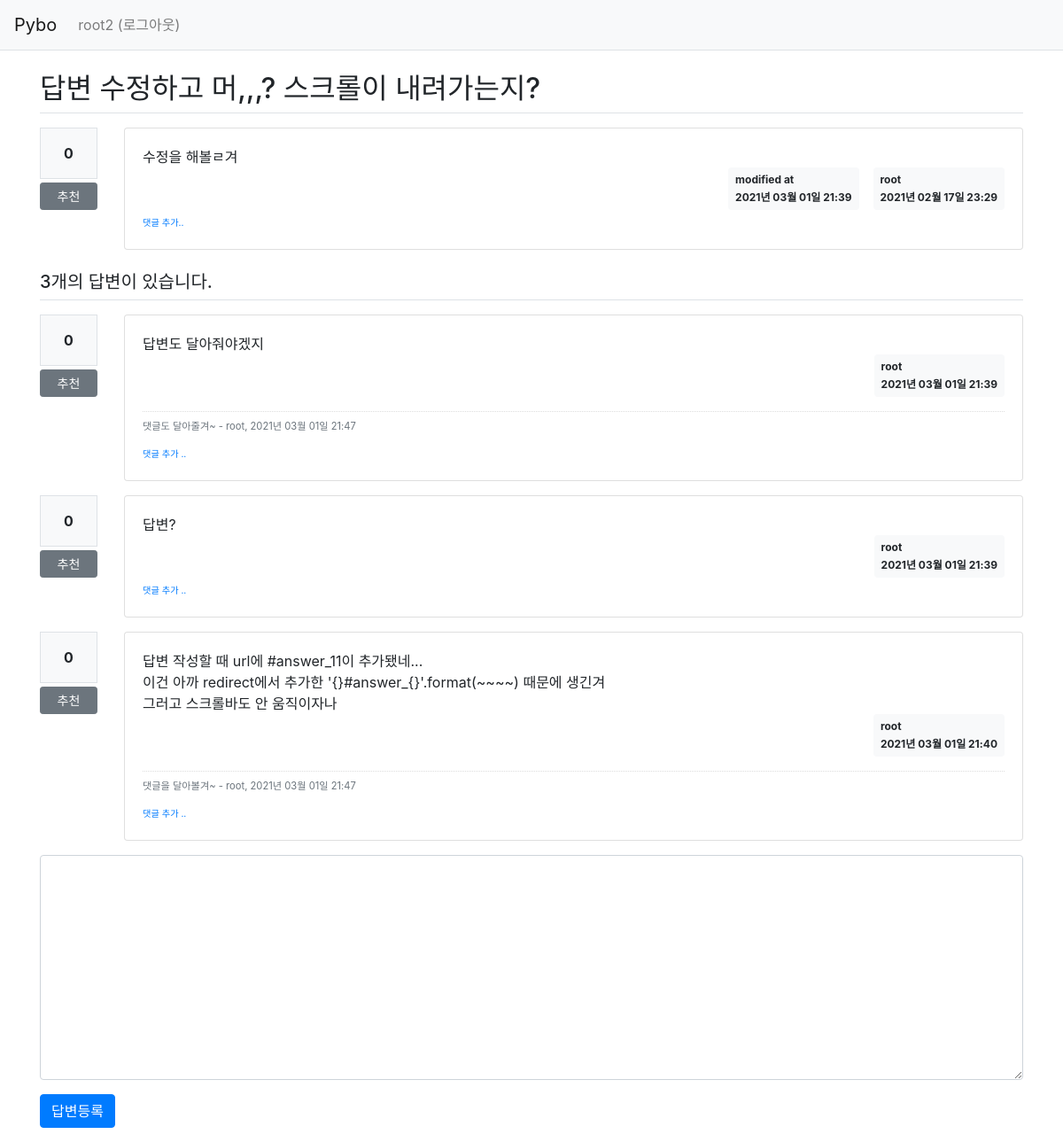
/question/detail/279/ (signed in), run on the app's committed database.
### pybo/models.py (models this page shows)
class User(db.Model):
    id = db.Column(db.Integer, primary_key=True)    # 자동으로 증가하는 user 모델의 기본 키
    username = db.Column(db.String(150), unique=True, nullable=False)
    password = db.Column(db.String(200), nullable=False)
    email = db.Column(db.String(120), unique=True, nullable=False)

class Question(db.Model):   # 모든 모델의 기본 클래스인 db.Model 상속받음.
    id = db.Column(db.Integer, primary_key=True)
    subject = db.Column(db.String(200), nullable=False)
    content = db.Column(db.Text(), nullable=False)
    create_date = db.Column(db.DateTime(), nullable=False)
    modify_date = db.Column(db.DateTime(), nullable=True)
    voter = db.relationship('User', secondary=question_voter, backref=db.backref('question_voter_set'))
    user_id = db.Column(db.Integer, db.ForeignKey('user.id', ondelete='CASCADE'), nullable=False)
    user = db.relationship('User', backref=db.backref('question_set'))

class Answer(db.Model):
    id = db.Column(db.Integer, primary_key = True)
    question_id = db.Column(db.Integer, db.ForeignKey('question.id', ondelete='CASCADE'))
    question = db.relationship('Question', backref = db.backref('answer_set'))
    content = db.Column(db.Text(), nullable=False)
    create_date = db.Column(db.DateTime(), nullable=False)
    modify_date = db.Column(db.DateTime(), nullable=True)
    voter = db.relationship('User', secondary=answer_voter, backref=db.backref('answer_voter_set'))
    user_id = db.Column(db.Integer, db.ForeignKey('user.id', ondelete='CASCADE'), nullable=False)
    user = db.relationship('User', backref=db.backref('answer_set'))

class Comment(db.Model):
    id = db.Column(db.Integer, primary_key=True)
    user_id = db.Column(db.Integer, db.ForeignKey('user.id', ondelete='CASCADE'), nullable=False)
    user = db.relationship('User', backref=db.backref('comment_set'))
    content = db.Column(db.Text(), nullable=False)
    create_date = db.Column(db.DateTime(), nullable=False)
    modify_date = db.Column(db.DateTime())
    question_id = db.Column(db.Integer, db.ForeignKey('question.id', ondelete='CASCADE'), nullable=True)
    question = db.relationship('Question', backref=db.backref('comment_set'))
    answer_id = db.Column(db.Integer, db.ForeignKey('answer.id', ondelete='CASCADE'), nullable=True)
    answer = db.relationship('Answer', backref=db.backref('comment_set'))

### pybo/views/question_views.py (the view)
@bp.route('/detail/<int:question_id>/')
def detail(question_id):
    form = AnswerForm()
    question = Question.query.get_or_404(question_id)
    return render_template('question/question_detail.html', question=question, form=form)

### pybo/forms.py
class AnswerForm(FlaskForm):
    content = TextAreaField('내용', validators=[DataRequired('내용은 필수입력 항목입니다.')])

### pybo/filter.py (called while the page is built)
def format_datetime(value, fmt='%Y년 %m월 %d일 %H:%M'):
    return value.strftime(fmt)

### pybo/views/auth_views.py (called while the page is built)
@bp.before_app_request
def load_logged_in_user():
    user_id = session.get('user_id')
    if user_id is None:
        g.user = None
    else:
        g.user = User.query.get(user_id)

### pybo/templates/question/question_detail.html (shortened to what this page needs)
{% extends 'base.html' %}
{% block content %}
<div class="container my-3">
    <h2 class="border-bottom py-2">{{ question.subject }}</h2>
    <div class="row my-3">
        <div class="col-1">
            <div class="bg-light text-center p-3 border font-weight-bolder mb-1">{{ question.voter|length }}</div>
            <a href="#" data-uri="{{ url_for('vote.question', question_id=question.id) }}"
                class="recommend btn btn-sm btn-secondary btn-block my-1">추천</a>
        </div>
        <div class="col-11">
            <div class="card">
                <div class="card-body">
                    <div class="card-text" style="white-space: pre-line;">{{ question.content }}</div>
                    <div class="d-flex justify-content-end">
                        {% if question.modify_date %}
                        <div class="badge badge-light p-2 text-left mx-3">
                            <div class="mb-2">modified at</div>
                            <div>{{ question.modify_date|datetime }}</div>
                        </div>
                        {% endif %}
                        <div class="badge badge-light p-2 text-left">
                            <div class="mb-2">{{ question.user.username }}</div>
                            <div>{{ question.create_date | datetime }}</div>
                        </div>
                    </div>
                    <div>
                        <a href="{{ url_for('comment.create_question', question_id=question.id) }}"
                            class="small"><small>댓글
                                추가..</small></a>
                    </div>
                </div>
            </div>
        </div>
    </div>
    <h5 class="border-bottom my-3 py-2">{{ question.answer_set|length }}개의 답변이 있습니다.</h5>
    {% for answer in question.answer_set %}
    <div class="row my-3">
        <div class="col-1">
            <div class="bg-light text-center p-3 border font-weight-bolder mb-1">{{ answer.voter|length }}</div>
            <a href="#" data-uri="{{ url_for('vote.answer', answer_id=answer.id) }}"
                class="recommend btn btn-sm btn-secondary btn-block my-1">추천</a>
        </div>
        <div class="col-11">
            <div class="card">
                <div class="card-body">
                    <div class="card-text" style="white-space: pre-line;">{{ answer.content }}</div>
                    <div class="d-flex justify-content-end">
                        <div class="badge badge-light p-2 text-left">
                            <div class="mb-2">{{ answer.user.username }}</div>
                            <div>{{ answer.create_date | datetime }}</div>
                        </div>
                    </div>
                    {% if answer.comment_set|length > 0 %}
                    <div class="mt-3">
                        {% for comment in answer.comment_set %}
                        <div class="comment py-2 text-muted">
                            <span style="white-space: pre-line;">{{ comment.content }}</span>
                            <span>- {{ comment.user.username }}, {{ comment.create_date|datetime }}
                            </span>
                        </div>
                        {% endfor %}
                    </div>
                    {% endif %}
                    <div>
                        <a href="{{ url_for('comment.create_answer', answer_id=answer.id) }}" class="small"><small>댓글 추가
                                ..</small></a>
                    </div>
                </div>
            </div>
        </div>
    </div>
    {% endfor %}
    <form action="{{ url_for('answer.create', question_id=question.id) }}" method="post" class="my-3">
        <div class="form-group">
            <textarea {% if not g.user %}disabled{% endif %} name="content" id="content" class="form-control"
                rows="10"></textarea>
        </div>
        <input type="submit" value="답변등록" class="btn btn-primary">
    </form>
</div>
{% endblock %}

### pybo/templates/navbar.html (shortened to what this page needs)
<nav class="navbar navbar-expand-lg navbar-light bg-light border-bottom">
    <a class="navbar-brand" href="{{ url_for('main.index') }}">Pybo</a>
    <div class="collapse navbar-collapse flex-grow-0" id="navbarNav">
        {% if g.user %}
        <ul class="navbar-nav">
            <li class="nav-item ">
                <a class="nav-link" href="{{ url_for('auth.logout') }}">{{ g.user.username }} (로그아웃)</a>
            </li>
        </ul>
        {% endif %}
    </div>
</nav>

### pybo/static/style.css (style rules this page uses)
.comment { border-top:dotted 1px #ddd; font-size:0.7em; }

### data on the page
User: user.username "root2"
Question: subject "답변 수정하고 머,,,? 스크롤이 내려가는지?", content "수정을 해볼ㄹ겨", modify_date "2021년 03월 01일 21:39", create_date "2021년 02월 17일 23:29"
User: user.username "root"
Answer: voter|length "0", content "답변도 달아줘야겠지", user.username "root", create_date "2021년 03월 01일 21:39"
Comment: content "댓글도 달아줄겨~", user.username "root", create_date "2021년 03월 01일 21:47"
Answer: voter|length "0", content "답변?", user.username "root", create_date "2021년 03월 01일 21:39"
Answer: voter|length "0", content "답변 작성할 때 url에 #answer_11이 추가됐네... 이건 아까 redirect에서 추가한 '{}#answer_{}'.format(~~~~) 때문에 생긴겨 그러고 스크롤바도 안 움직이자나", user.username "root", create_date "2021년 03월 01일 21:40"
Comment: content "댓글을 달아볼겨~", user.username "root", create_date "2021년 03월 01일 21:47"

### other printed values
{{ question.voter|length }} "0"
{{ question.answer_set|length }} "3"
